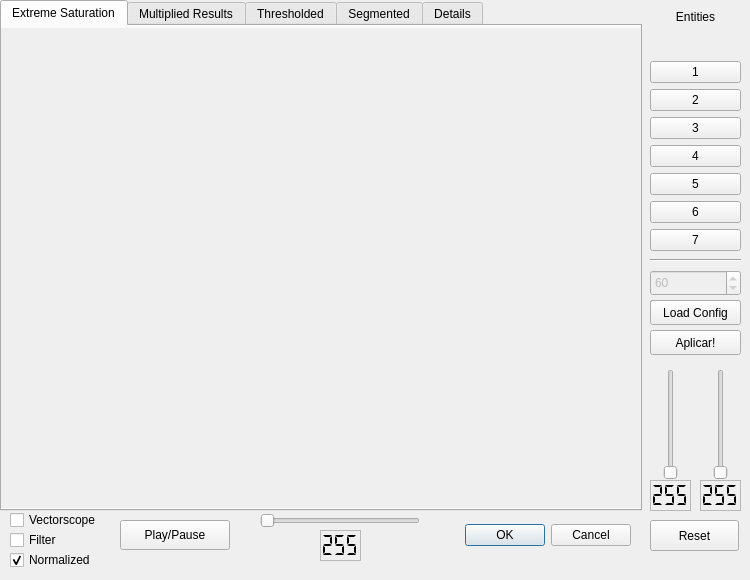
<?xml version="1.0" encoding="UTF-8"?>
<ui version="4.0">
 <class>MaggicSegmentationDialog</class>
 <widget class="QDialog" name="MaggicSegmentationDialog">
  <property name="geometry">
   <rect>
    <x>0</x>
    <y>0</y>
    <width>750</width>
    <height>580</height>
   </rect>
  </property>
  <property name="windowTitle">
   <string>MaggicVision</string>
  </property>
  <property name="windowIcon">
   <iconset resource="image.qrc">
    <normaloff>:/image/icon/icon.png</normaloff>:/image/icon/icon.png</iconset>
  </property>
  <property name="windowOpacity">
   <double>1.000000000000000</double>
  </property>
  <widget class="QDialogButtonBox" name="buttonBox">
   <property name="geometry">
    <rect>
     <x>460</x>
     <y>520</y>
     <width>171</width>
     <height>30</height>
    </rect>
   </property>
   <property name="orientation">
    <enum>Qt::Horizontal</enum>
   </property>
   <property name="standardButtons">
    <set>QDialogButtonBox::Cancel|QDialogButtonBox::Ok</set>
   </property>
  </widget>
  <widget class="QWidget" name="verticalLayoutWidget">
   <property name="geometry">
    <rect>
     <x>650</x>
     <y>10</y>
     <width>91</width>
     <height>241</height>
    </rect>
   </property>
   <layout class="QVBoxLayout" name="entitiesLayout">
    <property name="spacing">
     <number>6</number>
    </property>
    <item>
     <widget class="QLabel" name="label">
      <property name="text">
       <string>Entities</string>
      </property>
      <property name="alignment">
       <set>Qt::AlignHCenter|Qt::AlignTop</set>
      </property>
     </widget>
    </item>
    <item>
     <widget class="QPushButton" name="entitiesButton_1">
      <property name="enabled">
       <bool>true</bool>
      </property>
      <property name="text">
       <string>1</string>
      </property>
      <property name="checkable">
       <bool>true</bool>
      </property>
      <property name="flat">
       <bool>false</bool>
      </property>
     </widget>
    </item>
    <item>
     <widget class="QPushButton" name="entitiesButton_2">
      <property name="text">
       <string>2</string>
      </property>
      <property name="checkable">
       <bool>true</bool>
      </property>
     </widget>
    </item>
    <item>
     <widget class="QPushButton" name="entitiesButton_3">
      <property name="autoFillBackground">
       <bool>false</bool>
      </property>
      <property name="text">
       <string>3</string>
      </property>
      <property name="checkable">
       <bool>true</bool>
      </property>
      <property name="checked">
       <bool>false</bool>
      </property>
     </widget>
    </item>
    <item>
     <widget class="QPushButton" name="entitiesButton_4">
      <property name="text">
       <string>4</string>
      </property>
      <property name="checkable">
       <bool>true</bool>
      </property>
     </widget>
    </item>
    <item>
     <widget class="QPushButton" name="entitiesButton_5">
      <property name="text">
       <string>5</string>
      </property>
      <property name="checkable">
       <bool>true</bool>
      </property>
     </widget>
    </item>
    <item>
     <widget class="QPushButton" name="entitiesButton_6">
      <property name="text">
       <string>6</string>
      </property>
      <property name="checkable">
       <bool>true</bool>
      </property>
     </widget>
    </item>
    <item>
     <widget class="QPushButton" name="entitiesButton_7">
      <property name="text">
       <string>7</string>
      </property>
      <property name="checkable">
       <bool>true</bool>
      </property>
     </widget>
    </item>
   </layout>
  </widget>
  <widget class="QTabWidget" name="tabWidget">
   <property name="geometry">
    <rect>
     <x>0</x>
     <y>0</y>
     <width>642</width>
     <height>511</height>
    </rect>
   </property>
   <property name="tabShape">
    <enum>QTabWidget::Rounded</enum>
   </property>
   <property name="currentIndex">
    <number>0</number>
   </property>
   <property name="documentMode">
    <bool>false</bool>
   </property>
   <property name="movable">
    <bool>false</bool>
   </property>
   <property name="tabBarAutoHide">
    <bool>false</bool>
   </property>
   <widget class="QWidget" name="tab_1">
    <attribute name="title">
     <string>Extreme Saturation</string>
    </attribute>
   </widget>
   <widget class="QWidget" name="tab_2">
    <attribute name="title">
     <string>Multiplied Results</string>
    </attribute>
   </widget>
   <widget class="QWidget" name="tab_3">
    <attribute name="title">
     <string>Thresholded</string>
    </attribute>
   </widget>
   <widget class="QWidget" name="tab_4">
    <attribute name="title">
     <string>Segmented</string>
    </attribute>
   </widget>
   <widget class="QWidget" name="tab_5">
    <attribute name="title">
     <string>Details</string>
    </attribute>
   </widget>
  </widget>
  <widget class="QLabel" name="visualizationLabel">
   <property name="geometry">
    <rect>
     <x>1</x>
     <y>28</y>
     <width>640</width>
     <height>480</height>
    </rect>
   </property>
   <property name="mouseTracking">
    <bool>true</bool>
   </property>
   <property name="autoFillBackground">
    <bool>true</bool>
   </property>
   <property name="text">
    <string/>
   </property>
  </widget>
  <widget class="QProgressBar" name="learningProgressBar">
   <property name="enabled">
    <bool>false</bool>
   </property>
   <property name="geometry">
    <rect>
     <x>650</x>
     <y>300</y>
     <width>91</width>
     <height>23</height>
    </rect>
   </property>
   <property name="maximum">
    <number>100</number>
   </property>
   <property name="value">
    <number>40</number>
   </property>
  </widget>
  <widget class="QPushButton" name="loadButton">
   <property name="enabled">
    <bool>true</bool>
   </property>
   <property name="geometry">
    <rect>
     <x>650</x>
     <y>300</y>
     <width>91</width>
     <height>25</height>
    </rect>
   </property>
   <property name="toolTip">
    <string>Load default configuration (L)</string>
   </property>
   <property name="text">
    <string>Load Config</string>
   </property>
   <property name="shortcut">
    <string>L</string>
   </property>
  </widget>
  <widget class="Line" name="line">
   <property name="geometry">
    <rect>
     <x>650</x>
     <y>250</y>
     <width>91</width>
     <height>20</height>
    </rect>
   </property>
   <property name="orientation">
    <enum>Qt::Horizontal</enum>
   </property>
  </widget>
  <widget class="QSpinBox" name="learnSpinBox">
   <property name="enabled">
    <bool>false</bool>
   </property>
   <property name="geometry">
    <rect>
     <x>650</x>
     <y>270</y>
     <width>91</width>
     <height>26</height>
    </rect>
   </property>
   <property name="minimum">
    <number>1</number>
   </property>
   <property name="maximum">
    <number>1000</number>
   </property>
   <property name="singleStep">
    <number>10</number>
   </property>
   <property name="value">
    <number>60</number>
   </property>
  </widget>
  <widget class="QSlider" name="minimumVerticalSlider">
   <property name="geometry">
    <rect>
     <x>661</x>
     <y>369</y>
     <width>20</width>
     <height>111</height>
    </rect>
   </property>
   <property name="minimum">
    <number>1</number>
   </property>
   <property name="maximum">
    <number>255</number>
   </property>
   <property name="value">
    <number>1</number>
   </property>
   <property name="orientation">
    <enum>Qt::Vertical</enum>
   </property>
  </widget>
  <widget class="QLCDNumber" name="minimumLcdNumber">
   <property name="geometry">
    <rect>
     <x>650</x>
     <y>480</y>
     <width>41</width>
     <height>31</height>
    </rect>
   </property>
   <property name="toolTip">
    <string>Minimum threshold value</string>
   </property>
   <property name="lineWidth">
    <number>0</number>
   </property>
   <property name="midLineWidth">
    <number>1</number>
   </property>
   <property name="digitCount">
    <number>3</number>
   </property>
   <property name="mode">
    <enum>QLCDNumber::Dec</enum>
   </property>
   <property name="segmentStyle">
    <enum>QLCDNumber::Flat</enum>
   </property>
   <property name="intValue" stdset="0">
    <number>255</number>
   </property>
  </widget>
  <widget class="QSlider" name="maximumVerticalSlider">
   <property name="geometry">
    <rect>
     <x>711</x>
     <y>369</y>
     <width>20</width>
     <height>111</height>
    </rect>
   </property>
   <property name="minimum">
    <number>3</number>
   </property>
   <property name="maximum">
    <number>255</number>
   </property>
   <property name="value">
    <number>3</number>
   </property>
   <property name="orientation">
    <enum>Qt::Vertical</enum>
   </property>
  </widget>
  <widget class="QLCDNumber" name="maximumLcdNumber">
   <property name="geometry">
    <rect>
     <x>700</x>
     <y>480</y>
     <width>41</width>
     <height>31</height>
    </rect>
   </property>
   <property name="toolTip">
    <string>Maximum threshold value</string>
   </property>
   <property name="lineWidth">
    <number>0</number>
   </property>
   <property name="midLineWidth">
    <number>1</number>
   </property>
   <property name="digitCount">
    <number>3</number>
   </property>
   <property name="mode">
    <enum>QLCDNumber::Dec</enum>
   </property>
   <property name="segmentStyle">
    <enum>QLCDNumber::Flat</enum>
   </property>
   <property name="intValue" stdset="0">
    <number>255</number>
   </property>
  </widget>
  <widget class="QPushButton" name="resetButton">
   <property name="geometry">
    <rect>
     <x>650</x>
     <y>520</y>
     <width>89</width>
     <height>31</height>
    </rect>
   </property>
   <property name="toolTip">
    <string>Reset (R)</string>
   </property>
   <property name="text">
    <string>Reset</string>
   </property>
   <property name="shortcut">
    <string>R</string>
   </property>
  </widget>
  <widget class="QSlider" name="threshGrayHorizontalSlider">
   <property name="geometry">
    <rect>
     <x>260</x>
     <y>510</y>
     <width>160</width>
     <height>21</height>
    </rect>
   </property>
   <property name="minimum">
    <number>1</number>
   </property>
   <property name="maximum">
    <number>255</number>
   </property>
   <property name="orientation">
    <enum>Qt::Horizontal</enum>
   </property>
  </widget>
  <widget class="QLCDNumber" name="threshGrayLcdNumber">
   <property name="geometry">
    <rect>
     <x>320</x>
     <y>530</y>
     <width>41</width>
     <height>31</height>
    </rect>
   </property>
   <property name="toolTip">
    <string>Grayscale Threshold value</string>
   </property>
   <property name="lineWidth">
    <number>0</number>
   </property>
   <property name="midLineWidth">
    <number>1</number>
   </property>
   <property name="digitCount">
    <number>3</number>
   </property>
   <property name="mode">
    <enum>QLCDNumber::Dec</enum>
   </property>
   <property name="segmentStyle">
    <enum>QLCDNumber::Flat</enum>
   </property>
   <property name="intValue" stdset="0">
    <number>255</number>
   </property>
  </widget>
  <widget class="QPushButton" name="playpauseButton">
   <property name="geometry">
    <rect>
     <x>120</x>
     <y>520</y>
     <width>110</width>
     <height>30</height>
    </rect>
   </property>
   <property name="toolTip">
    <string>Play/Pause (P)</string>
   </property>
   <property name="text">
    <string>Play/Pause</string>
   </property>
   <property name="shortcut">
    <string>P</string>
   </property>
   <property name="checkable">
    <bool>true</bool>
   </property>
  </widget>
  <widget class="QPushButton" name="applyLUTButton">
   <property name="enabled">
    <bool>true</bool>
   </property>
   <property name="geometry">
    <rect>
     <x>650</x>
     <y>330</y>
     <width>91</width>
     <height>25</height>
    </rect>
   </property>
   <property name="toolTip">
    <string>Apply the LUT (A)</string>
   </property>
   <property name="text">
    <string>Aplicar!</string>
   </property>
   <property name="shortcut">
    <string>A</string>
   </property>
  </widget>
  <widget class="QCheckBox" name="vectorscopeCheckBox">
   <property name="geometry">
    <rect>
     <x>10</x>
     <y>510</y>
     <width>110</width>
     <height>20</height>
    </rect>
   </property>
   <property name="toolTip">
    <string>Vectorscope (V)</string>
   </property>
   <property name="text">
    <string>Vectorscope</string>
   </property>
   <property name="shortcut">
    <string>V</string>
   </property>
  </widget>
  <widget class="QCheckBox" name="FilterCheckBox">
   <property name="geometry">
    <rect>
     <x>10</x>
     <y>530</y>
     <width>55</width>
     <height>20</height>
    </rect>
   </property>
   <property name="toolTip">
    <string>Filter (F)</string>
   </property>
   <property name="text">
    <string>Filter</string>
   </property>
   <property name="shortcut">
    <string>F</string>
   </property>
  </widget>
  <widget class="QCheckBox" name="NormalizedCheckBox">
   <property name="geometry">
    <rect>
     <x>10</x>
     <y>550</y>
     <width>111</width>
     <height>20</height>
    </rect>
   </property>
   <property name="toolTip">
    <string>Normalized (N)</string>
   </property>
   <property name="text">
    <string>Normalized</string>
   </property>
   <property name="shortcut">
    <string>N</string>
   </property>
   <property name="checked">
    <bool>true</bool>
   </property>
  </widget>
 </widget>
 <resources>
  <include location="image.qrc"/>
 </resources>
 <connections>
  <connection>
   <sender>buttonBox</sender>
   <signal>accepted()</signal>
   <receiver>MaggicSegmentationDialog</receiver>
   <slot>accept()</slot>
   <hints>
    <hint type="sourcelabel">
     <x>248</x>
     <y>254</y>
    </hint>
    <hint type="destinationlabel">
     <x>157</x>
     <y>274</y>
    </hint>
   </hints>
  </connection>
  <connection>
   <sender>buttonBox</sender>
   <signal>rejected()</signal>
   <receiver>MaggicSegmentationDialog</receiver>
   <slot>reject()</slot>
   <hints>
    <hint type="sourcelabel">
     <x>316</x>
     <y>260</y>
    </hint>
    <hint type="destinationlabel">
     <x>286</x>
     <y>274</y>
    </hint>
   </hints>
  </connection>
 </connections>
</ui>
